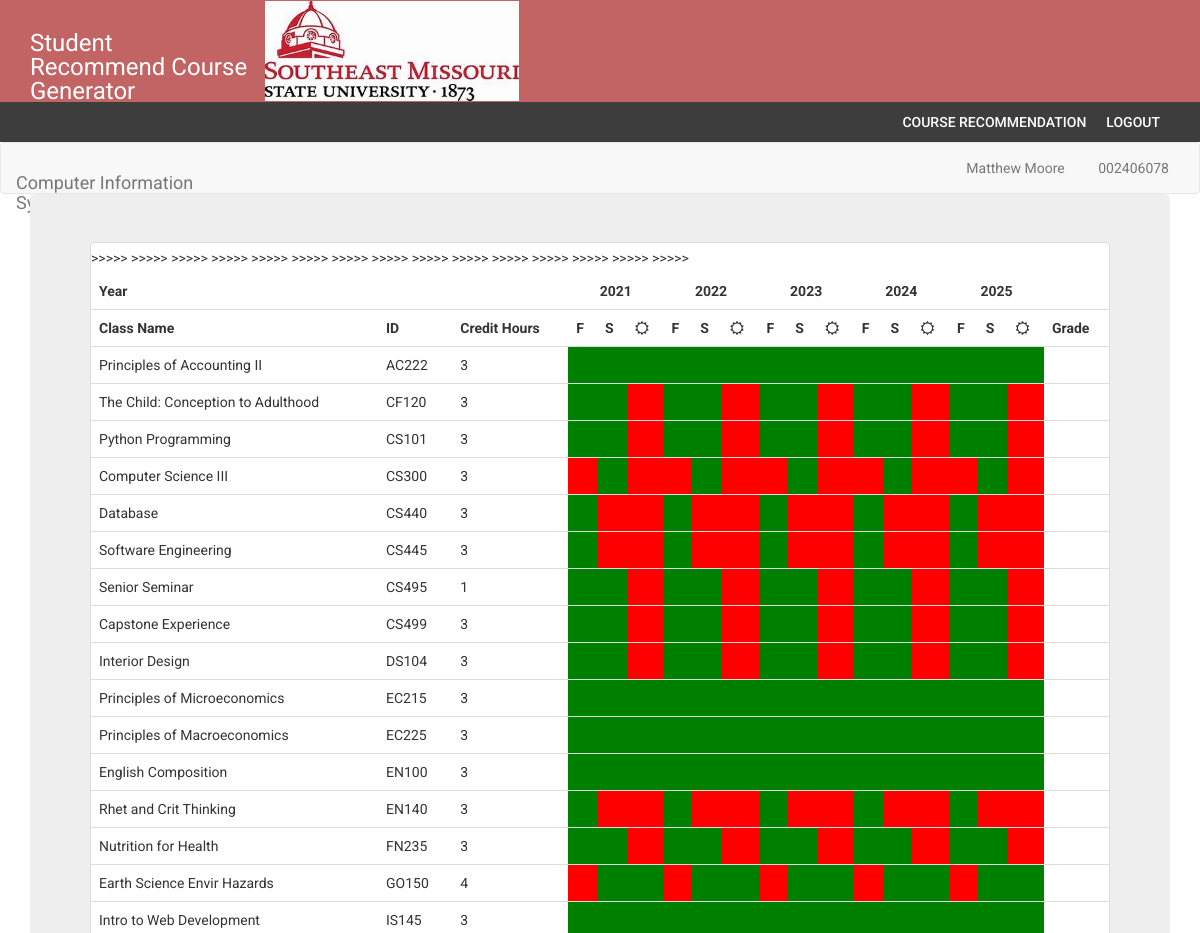
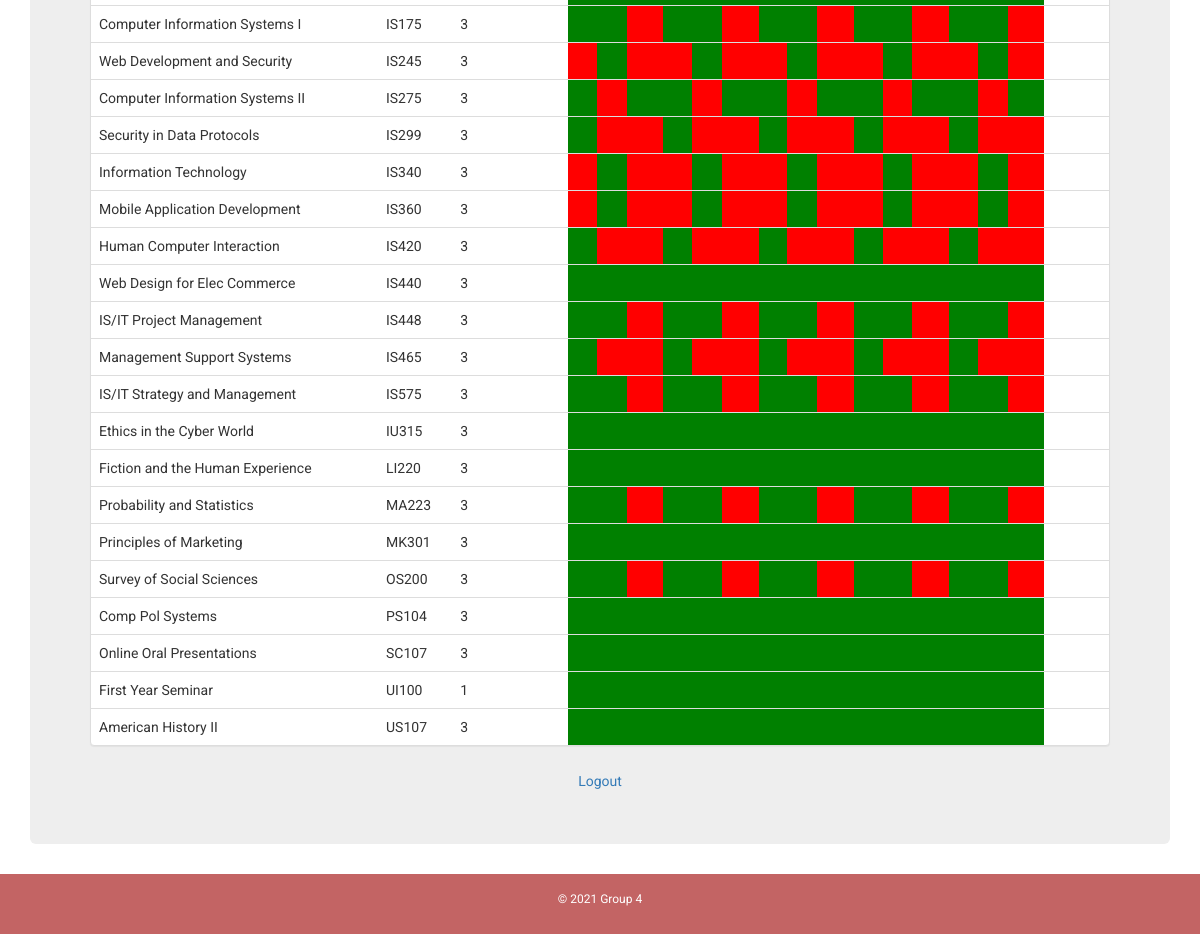
Page /form.php (signed in) on the committed database (2 pictures, top to bottom).
### tables this page shows
CREATE TABLE IF NOT EXISTS `major` (
  `majorid` varchar(4) NOT NULL,
  `courseid` varchar(7) NOT NULL,
  `required` varchar(12) NOT NULL,
  PRIMARY KEY (`majorid`,`courseid`),
  KEY `courseid` (`courseid`)
);

CREATE TABLE IF NOT EXISTS `courses` (
  `courseid` varchar(7) NOT NULL COMMENT ' Primary key for the table. Unique to each class',
  `classname` varchar(50) NOT NULL COMMENT ' Name of the class',
  `units` int NOT NULL COMMENT ' Number of units for this class',
  `term` varchar(3) DEFAULT NULL,
  PRIMARY KEY (`courseid`)
);

### includes/functions.php (called while the page is built, shortened)
<?php
function validate_term($termid, $takenspace, $i, $status){
	if($termid == 1){
		if($takenspace==$i){
			switch ($status) {
				case 'C':
					return "taken";
					break;
				case 'IP':
					return "progress";
					break;
				case 'P':
					return "planned";
					break;
				case 'F':
					return "failed";
					break;
				case 'T':
					return "transferred";
					break;
				default:
					return "taken";
					break;
			}
		} else {
			return "available";
		}
	} else {
		return "closed";
	}
}
?>

### form.php (the view, shortened to what this page needs)
<!DOCTYPE html>
<html>
<?php
	require_once 'includes/db_connect.php';
	require_once 'includes/functions.php';
	$studentMajor = $_SESSION['major'];
	if ($studentMajor == 'CS') {
		$studentMajor = "Computer Science";
	}
	elseif ($studentMajor == 'CIS') {
		$studentMajor = "Computer Information Systems";
	}
?>
<head>
	<!DOCTYPE html>
<html xmlns="http://www.w3.org/1999/xhtml">
<head>
    <link href="assets/css/bootstrap.css" rel="stylesheet" />
    <link href="assets/css/font-awesome.css" rel="stylesheet" />
    <link href="assets/css/style.css" rel="stylesheet" />
</head>
<body>
<?php include('includes/header.php');?>
<?php include('includes/menubar.php');?>
<nav class="navbar navbar-default navbar-custom">
  <div class="container-fluid">
    <div class="navbar-header">
      <a class="navbar-brand"> <?php echo $studentMajor; ?> </a>
    </div>
	  <div class="collapse navbar-collapse" id="bs-example-navbar-collapse-1">
	    <ul class="nav navbar-nav navbar-right">
	      <li><a class="text-primary">
	        <?php
	        	echo $_SESSION['fname'];
				echo $_SESSION['lname'];
			?>
	      </a></li>
	      <li>&nbsp;</li>
        <li><a><?php echo $_SESSION['studentid']; ?></a></li>
      </ul>
    </div>
  </div>
</nav>
<div class="container">
  <div class="row extra-top">
    <div class="col-lg-12">
      <div class="jumbotron">
	  		<div class="panel panel-default">
			    <table class="table">
			    <tr>
			    <?php $startyear = $_SESSION['startyear']; ?>
                    <th class="table-title">Year</th>
				    <th colspan="2"></th>
				    <?php for($x = 0; $x < 5; $x++){ ?>
			    	<th colspan="3"><center><?php echo $startyear + $x ?></center></th>
			    	<?php } ?>
				    <th></th>
				</tr>
				  	<tr>
					    <th class="className table-title">Class Name</th>
					    <th class="table-title">ID</th>
					    <th class="table-title">Credit Hours</th>
					    <?php for($x = 0; $x < 5; $x++){ ?>
						    <th class="term-width">F</th>
						    <th class="term-width">S</th>
						    <th class="term-width"><i class="fa fa-sun-o"></i></th>
					    <?php } ?>
					    <th class="table-title">Grade</th>
				  	</tr>
					<?php
					$sql_coursemajor = "SELECT *
						FROM courses JOIN major
						ON courses.courseid = major.courseid
						WHERE majorid = ?;";
					$sql_coursemajor = $connection->prepare($sql_coursemajor);
					$sql_coursemajor->bind_param('s', $_SESSION['major']);
					$sql_coursemajor->execute();
					$result = $sql_coursemajor->get_result();
					$takenspace = null;
					$status = 0;
					while ($row = $result->fetch_array()) {
						$grade = "";
						?>
						<tr>
							<td class="className table-title"> <?php echo $row['classname']; ?> </td>
							<td class="table-title"> <?php echo $row['courseid']; ?> </td>
							<td class="table-title"> <?php echo $row['units']; ?> </td>
							<?php
								$termnum = $row['term'];
								$fall = substr($termnum, 0,1);
								$spring = substr($termnum, 1,1);
								$summer = substr($termnum, 2,1);
							$currentTerm = "fall";
							for ($i=1; $i <= 15; $i++) {
								switch ($currentTerm) {
									case "fall":
                                        if (validate_term($fall, $takenspace, $i, $status) == "taken") {
											?><td style="background-color:yellow;"></td><?php
										} elseif (validate_term($fall, $takenspace, $i, $status) == "failed") {
											?><td>F</td><?php
										} elseif (validate_term($fall, $takenspace, $i, $status) == "planned") {
											?><td style="background-color: blue;">ADV</td><?php
										} elseif (validate_term($fall, $takenspace, $i, $status) == "progress") {
											?><td>IP</td><?php
										} elseif (validate_term($fall, $takenspace, $i, $status) == "available") {
											?><td style="background-color:green;"></td><?php
										} else {
											?><td style="background-color:red;"></td><?php
										}
										break;
									case "spring":
										if (validate_term($spring, $takenspace, $i, $status) == "taken") {
											?><td style="background-color:yellow;"></td><?php
										} elseif (validate_term($spring, $takenspace, $i, $status) == "failed") {
											?><td>F</td><?php
										} elseif (validate_term($fall, $takenspace, $i, $status) == "planned") {
											?><td style="background-color: blue;">ADV</td><?php
										} elseif (validate_term($spring, $takenspace, $i, $status) == "progress") {
											?><td>IP</td><?php
										} elseif (validate_term($spring, $takenspace, $i, $status) == "available") {
											?><td style="background-color:green;"></td><?php
										} else {
											?><td style="background-color:red;"></td><?php
										}
										break;
									case "summer":
										if (validate_term($summer, $takenspace, $i, $status) == "taken") {
											?><td style="background-color:yellow;"></td><?php
										} elseif (validate_term($summer, $takenspace, $i, $status) == "failed") {
											?><td>F</td><?php
										} elseif (validate_term($fall, $takenspace, $i, $status) == "planned") {
											?><td style="background-color: blue;">ADV</td><?php
										} elseif (validate_term($summer, $takenspace, $i, $status) == "progress") {
											?><td>IP</td><?php
										} elseif (validate_term($summer, $takenspace, $i, $status) == "available") {
											?><td style="background-color:green;"></td>><?php
										} else {
											?><td style="background-color:red;"></td><?php
										}
										break;
								}
								if ($currentTerm == "fall") {
									$currentTerm = "spring";
								} elseif ($currentTerm == "spring") {
									$currentTerm = "summer";
								} elseif ($currentTerm == "summer") {
									$currentTerm = "fall";
								}
							}
							$takenspace = 0; ?>
							<td><?php echo $grade; ?></td>
						</tr>
						<?php
					}  ?>
					</table>
				</div>
				<center><a href="includes/logout.php">Logout</a></center>
	  	</div>
	</div>
  </div>
</div>
<center>
  <?php include 'footer.php'; ?>
</center>
</body>
</html>

### assets/css/style.css (style rules this page uses)
body { font-family: 'Roboto', sans-serif; line-height: 30px; }
.navbar-brand { width: 250px; padding-top: 30px; }
.navbar { margin-bottom: 0px; }

### rows in the picture
major: courseid.classname "Principles of Accounting II", courseid "AC222", courseid.units "3"
major: courseid.classname "The Child: Conception to Adulthood", courseid "CF120", courseid.units "3"
major: courseid.classname "Python Programming", courseid "CS101", courseid.units "3"
major: courseid.classname "Computer Science III", courseid "CS300", courseid.units "3"
major: courseid.classname "Database", courseid "CS440", courseid.units "3"
major: courseid.classname "Software Engineering", courseid "CS445", courseid.units "3"
major: courseid.classname "Senior Seminar", courseid "CS495", courseid.units "1"
major: courseid.classname "Capstone Experience", courseid "CS499", courseid.units "3"
major: courseid.classname "Interior Design", courseid "DS104", courseid.units "3"
major: courseid.classname "Principles of Microeconomics", courseid "EC215", courseid.units "3"
major: courseid.classname "Principles of Macroeconomics", courseid "EC225", courseid.units "3"
major: courseid.classname "English Composition", courseid "EN100", courseid.units "3"
major: courseid.classname "Rhet and Crit Thinking", courseid "EN140", courseid.units "3"
major: courseid.classname "Nutrition for Health", courseid "FN235", courseid.units "3"
major: courseid.classname "Earth Science Envir Hazards", courseid "GO150", courseid.units "4"
major: courseid.classname "Intro to Web Development", courseid "IS145", courseid.units "3"
major: courseid.classname "Computer Information Systems I", courseid "IS175", courseid.units "3"
major: courseid.classname "Web Development and Security", courseid "IS245", courseid.units "3"
major: courseid.classname "Computer Information Systems II", courseid "IS275", courseid.units "3"
major: courseid.classname "Security in Data Protocols", courseid "IS299", courseid.units "3"
major: courseid.classname "Information Technology", courseid "IS340", courseid.units "3"
major: courseid.classname "Mobile Application Development", courseid "IS360", courseid.units "3"
major: courseid.classname "Human Computer Interaction", courseid "IS420", courseid.units "3"
major: courseid.classname "Web Design for Elec Commerce", courseid "IS440", courseid.units "3"
major: courseid.classname "IS/IT Project Management", courseid "IS448", courseid.units "3"
major: courseid.classname "Management Support Systems", courseid "IS465", courseid.units "3"
major: courseid.classname "IS/IT Strategy and Management", courseid "IS575", courseid.units "3"
major: courseid.classname "Ethics in the Cyber World", courseid "IU315", courseid.units "3"
major: courseid.classname "Fiction and the Human Experience", courseid "LI220", courseid.units "3"
major: courseid.classname "Probability and Statistics", courseid "MA223", courseid.units "3"
major: courseid.classname "Principles of Marketing", courseid "MK301", courseid.units "3"
major: courseid.classname "Survey of Social Sciences", courseid "OS200", courseid.units "3"
major: courseid.classname "Comp Pol Systems", courseid "PS104", courseid.units "3"
major: courseid.classname "Online Oral Presentations", courseid "SC107", courseid.units "3"
major: courseid.classname "First Year Seminar", courseid "UI100", courseid.units "1"
major: courseid.classname "American History II", courseid "US107", courseid.units "3"

### other values in the picture
$studentMajor "Computer Information…"
$_SESSION['fname'] "Matthew"
$_SESSION['lname'] "Moore"
$_SESSION['studentid'] "002406078"
$startyear + $x "2021"
$startyear + $x "2022"
$startyear + $x "2023"
$startyear + $x "2024"
$startyear + $x "2025"
